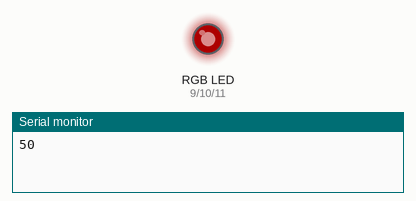
The sketch below on a simulated Arduino Uno, built with avr-gcc and run on an emulated ATmega328P. Parts: an RGB LED mixed from three pins (HIGH = lit), the last lines printed to the serial monitor. Dim RGB values are drawn brighter than linear.

Above: at 0.08 s.
At 10.3 s:
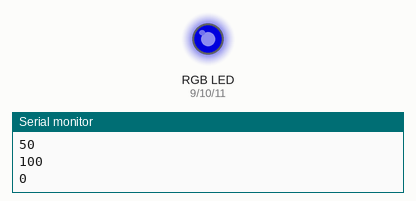
At 15.3 s:
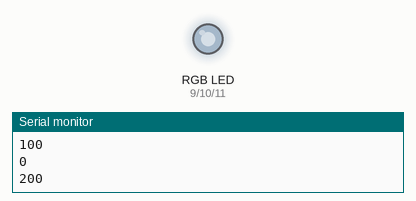
At 20.79 s:
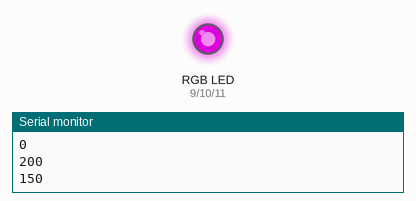
At 27.5 s:
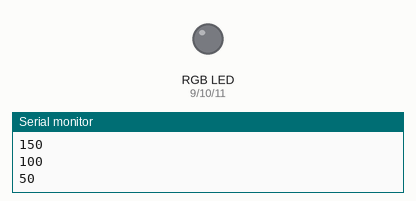
At 39.86 s:
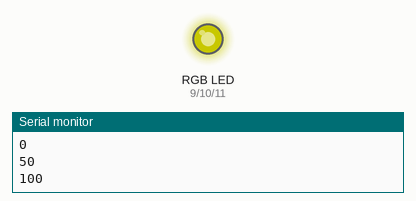
Timing chart, 0 to 40.0 s (numbered marks = the images above):
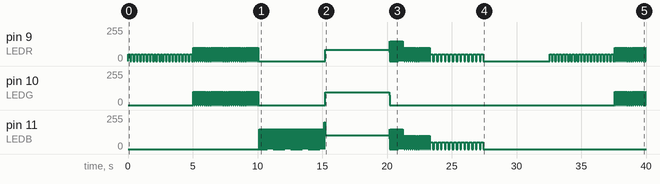

The sketch:

LED-006_RGB-8segs.ino
```cpp
#define LEDR 9
#define LEDG 10
#define LEDB 11

char buffer[81];

int wave[8][6] = {
  { 1, 0, 0,  5, 150, 100 },   // red
  { 1, 1, 0,  5, 100,  50 },   // yellow
  { 0, 0, 1,  5,  50,  25 },   // blue
  { 1, 1, 1,  5,   0,   0 },   // white
  { 1, 0, 1,  1,  50,  25 },   // purple
  { 1, 0, 1,  2, 100,  50 },   // purple
  { 1, 0, 1,  4, 200, 100 },   // purple
  { 0, 0, 0,  5,   0,   0 },   // DARK
};

void setup()
{
  Serial.begin(9600);
  pinMode(LEDR, OUTPUT);
  pinMode(LEDG, OUTPUT);
  pinMode(LEDB, OUTPUT);
}

void loop()
{
  for (int i=0; i<8; i++)
  {
    int factor = (i <= 3) ? (i+1) : (7-i);
    int red = wave[i][0] * factor * 50;
    Serial.println(red);

    int grn = wave[i][1] * factor * 50;
    int blu  = wave[i][2] * factor * 50;
    int time_len = wave[i][3];
    int delay1 = wave[i][4];
    int delay2 = wave[i][5];
    unsigned long now = millis();
    delay(10);
    while (millis() - now < time_len * 1000)
    {
      analogWrite(LEDR, red);
      analogWrite(LEDG, grn);
      analogWrite(LEDB, blu);
      delay(delay1);
      analogWrite(LEDR, 0);
      analogWrite(LEDG, 0);
      analogWrite(LEDB, 0);
      delay(delay2);
    }
  }
}

// 關閉LED
void turnoff()
{
  digitalWrite(LEDR, LOW);
  digitalWrite(LEDG, LOW);
  digitalWrite(LEDB, LOW);
}
```

Measured:
- by itself, pin 9 (LEDR): 0/255 → 50/255 at 0.01 s, → 0/255 0.15 s later, → 50/255 0.10 s later, → 0/255 0.15 s later, … (267 changes in this stretch)
